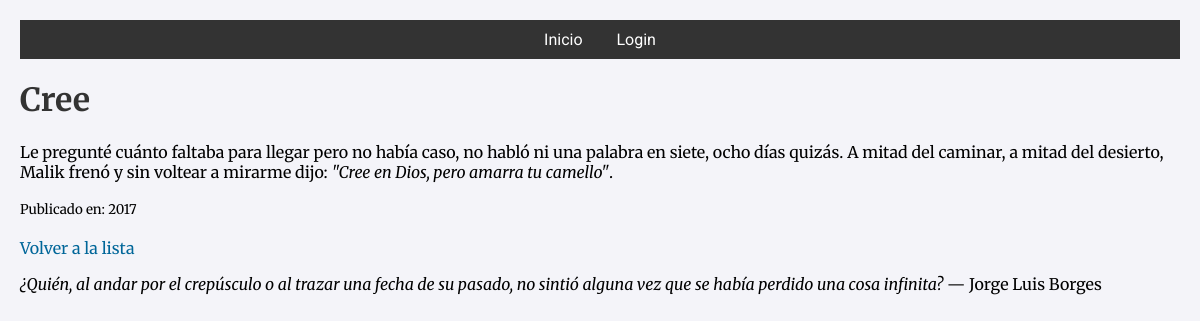
Screenshot of /post/2 with the database file from the repository.
### tables this page shows
CREATE TABLE posts
                     (id INTEGER PRIMARY KEY, title TEXT, content TEXT, 
                     audio TEXT, timestamp TEXT);

### app.py (the view)
@app.route('/post/<int:post_id>')
def post_detail(post_id):
    with sqlite3.connect('database.db') as conn:
        c = conn.cursor()
        c.execute('SELECT * FROM posts WHERE id = ?', (post_id,))
        post = c.fetchone()
    return render_template('post_detail.html', post=post, Markup=Markup)

### templates/post_detail.html (shortened to what this page needs)
{% extends "base.html" %}
{% block content %}
    <h1>{{ post[1] }}</h1>
    <p>{{ Markup(post[2]) }}</p>
    <small>Publicado en: {{ post[4] }}</small>
    <br>
    <br>
    <a href="{{ url_for('index') }}">Volver a la lista</a>
{% endblock %}

### static/css/style.css (style rules this page uses)
body { font-family: 'Merriweather', serif; margin: 20px; background-color: #f4f4f9; }
h1, h2 { color: #333; }
a { color: #006699; text-decoration: none; }

### rows the page displays
posts: title "Cree", content "Le pregunté cuánto faltaba para llegar pero no había caso, no habló ni una palabra en siete, ocho días quizás. A mitad del caminar, a mitad del desierto, Malik frenó y sin voltear a mirarme dijo: \"Cree en Dios, pero amarra tu camello\" .", timestamp "2017"
